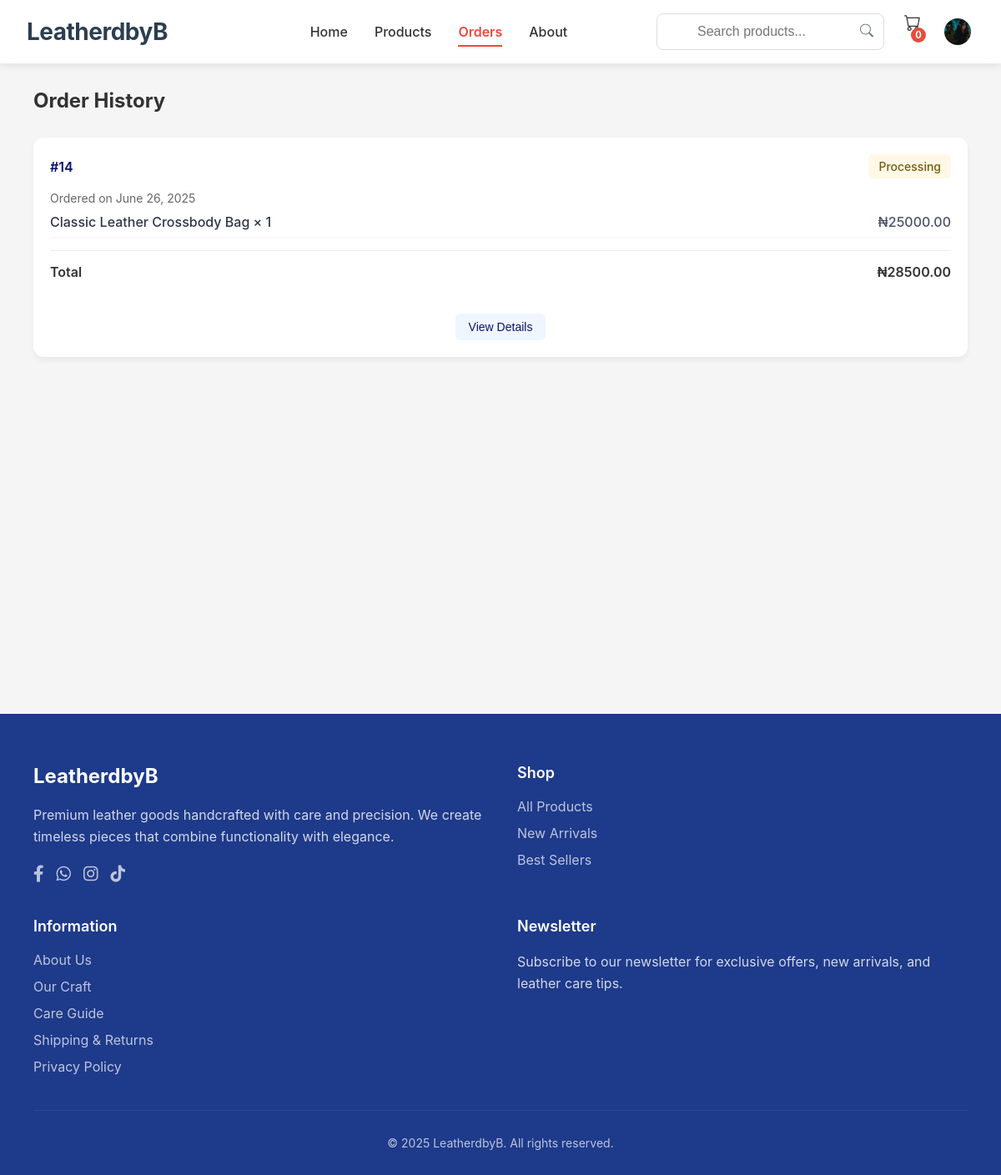
Before: /account/orders/ (signed in) with the older database file.
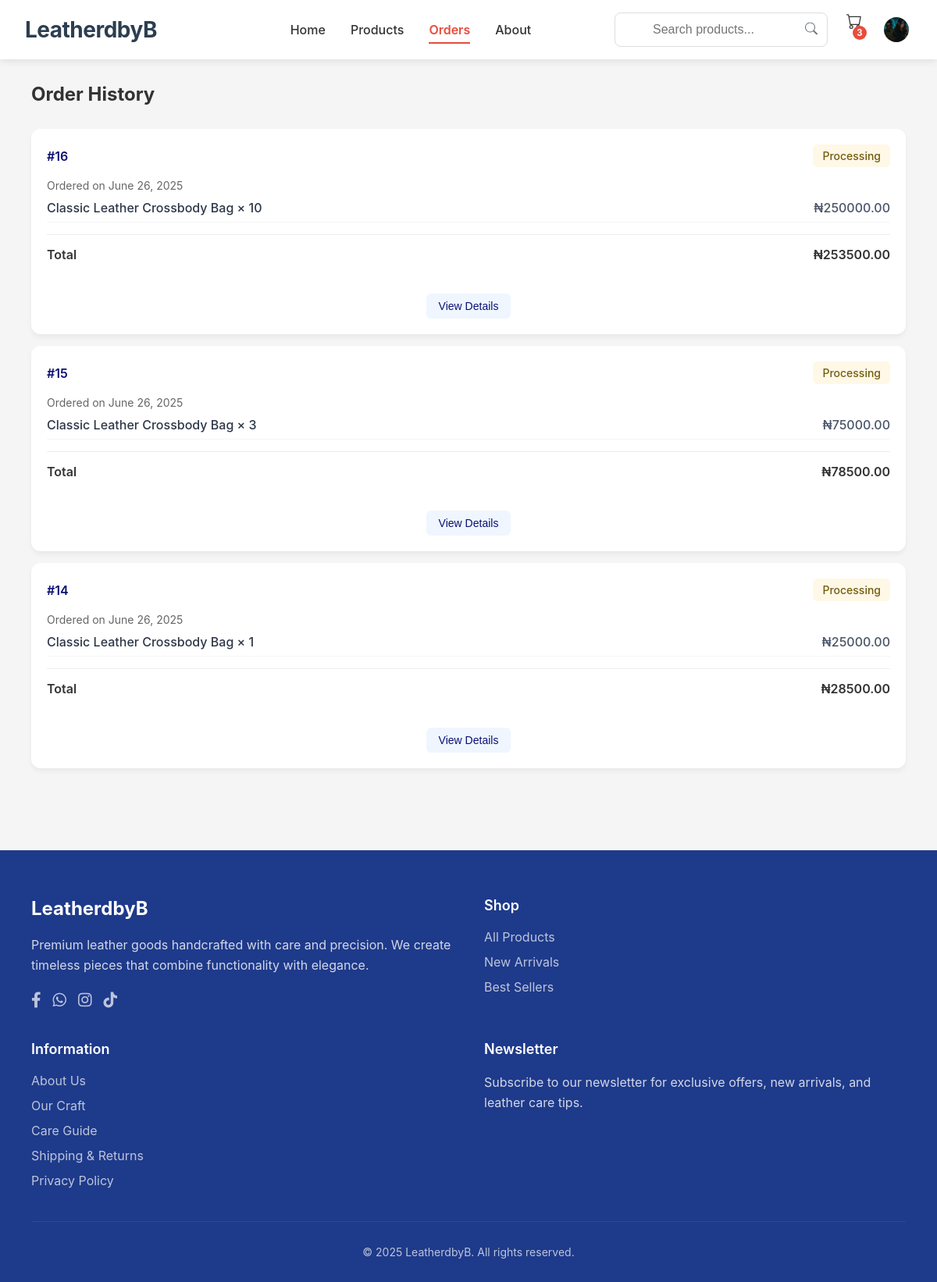
After: the same page with the newer database file.
### core/models.py (models this page shows, shortened)
class UserProfile(models.Model):
    email_notifications = models.BooleanField(default=True)
    user = models.OneToOneField(User, on_delete=models.CASCADE)
    phone = models.CharField(max_length=20, blank=True)
    date_of_birth = models.DateField(null=True, blank=True)
    class Gender(models.TextChoices):
        MALE = 'male', _('Male')
        FEMALE = 'female', _('Female')
        OTHER = 'other', _('Other')
        PREFER_NOT_TO_SAY = 'prefer_not_to_say', _('Prefer not to say')
    gender = models.CharField(
        max_length=20,
        choices=Gender.choices,
        blank=True
    )
    profile_image = models.ImageField(upload_to='profiles/', blank=True)

class Order(models.Model):
    user = models.ForeignKey(User, on_delete=models.CASCADE)
    address = models.ForeignKey(Address, on_delete=models.SET_NULL, null=True)
    total = models.DecimalField(max_digits=10, decimal_places=2)
    shipping = models.DecimalField(max_digits=10, decimal_places=2, default=2000)
    tax = models.DecimalField(max_digits=10, decimal_places=2, default=1500)
    created_at = models.DateTimeField(auto_now_add=True)
    class Status(models.TextChoices):
        PENDING = 'pending', _('Pending')
        PROCESSING = 'processing', _('Processing')
        SHIPPED = 'shipped', _('Shipped')
        DELIVERED = 'delivered', _('Delivered')
        CANCELLED = 'cancelled', _('Cancelled')
    status = models.CharField(
        max_length=20,
        choices=Status.choices,
        default=Status.PENDING
    )

class OrderItem(models.Model):
    order = models.ForeignKey(Order, related_name='items', on_delete=models.CASCADE)
    product = models.ForeignKey(Product, on_delete=models.SET_NULL, null=True)
    size = models.ForeignKey(Size, on_delete=models.SET_NULL, null=True, blank=True)  # 🔥 Add this line
    quantity = models.PositiveIntegerField()
    price = models.DecimalField(max_digits=10, decimal_places=2)
    @property
    def total_price(self):
        return self.price * self.quantity

class Product(models.Model):
    name = models.CharField(max_length=200)
    description = models.TextField()
    slug = models.SlugField(unique=True, blank=True)
    price = models.DecimalField(max_digits=10, decimal_places=2)
    category = models.ForeignKey(Category, on_delete=models.CASCADE)
    stock = models.PositiveIntegerField(default=0)
    rating = models.FloatField(default=0)
    sku = models.CharField(max_length=50, unique=True)
    featured = models.BooleanField(default=False)  # ✅ Add this line
    created_at = models.DateTimeField(auto_now_add=True)
    featured = models.BooleanField(default=False)
    updated_at = models.DateTimeField(auto_now=True)

### core/views.py (the view)
@login_required
def order_history(request):
    orders = Order.objects.filter(user=request.user).order_by('-created_at')
    context = {
        'orders': orders,
    }
    return render(request, 'orders/history.html', context)

### core/context_processors.py (called while the page is built)
def cart_context(request):
    cart = None
    total_items = 0
    if request.user.is_authenticated:
        cart = Cart.objects.filter(user=request.user).first()
    elif request.session.session_key:
        cart = Cart.objects.filter(session_key=request.session.session_key).first()
    if cart:
        total_items = cart.total_items
    return {'cart': cart, 'cart_total_items': total_items}

### core/models.py (called while the page is built)
    @property
    def total_items(self):
        return self.items.aggregate(total=models.Sum('quantity'))['total'] or 0

### core/templates/orders/history.html (shortened to what this page needs)
{% extends "base.html" %}
{% load static %}
{% block content %}
<div id="history" class="page">
    <h2 class="mb-30">Order History</h2>
    {% for order in orders %}
    <div class="history-item">
        <div class="order-header">
            <span class="order-id">#{{ order.id }}</span>
            <span class="order-status status-{{ order.status }}">
                {{ order.get_status_display }}
            </span>
        </div>
        <div class="order-date">Ordered on {{ order.created_at|date:"F j, Y" }}</div>
        <div class="order-items">
            {% for item in order.items.all %}
            <div class="order-item">
                <span class="order-item-name">{{ item.product.name }} × {{ item.quantity }}</span>
                <span class="order-item-price">₦{{ item.total_price|floatformat:2 }}</span>
            </div>
            {% endfor %}
        </div>
        <div class="order-total">
            <span>Total</span>
            <span>₦{{ order.total|floatformat:2 }}</span>
        </div>
        <div class="order-actions">
            <button class="action-btn reorder-btn" onclick="window.location.href='{% url 'order_detail' order.id %}'">
                View Details
            </button>
        </div>
    </div>
    {% endfor %}
</div>
{% endblock %}

### core/templates/base.html (shortened to what this page needs)
{% load static %}
<!DOCTYPE html>
<html lang="en">
<head>
    <link rel="stylesheet" href="https://cdnjs.cloudflare.com/ajax/libs/font-awesome/6.0.0/css/all.min.css">
    <link rel="stylesheet" href="{% static 'css/style.css' %}">
</head>
<body>
    {% include 'includes/header.html' %}
    <main class="main-content">
        {% block content %}{% endblock %}
    </main>
    {% include 'includes/footer.html' %}
</body>
</html>

### core/templates/includes/header.html (shortened to what this page needs)
<nav class="main-nav">
    <div class="nav-brand">
        <a href="{% url 'home' %}" class="logo">LeatherdbyB</a>
    </div>
    <div class="nav-primary">
        <a class="nav-item {% if request.path == '/' %}active{% endif %}" href="{% url 'home' %}">Home</a>
        <a class="nav-item {% if request.path == '/products/' %}active{% endif %}" href="{% url 'product_list' %}">Products</a>
        <a class="nav-item {% if request.path == '/account/orders/' %}active{% endif %}" href="{% url 'order_history' %}">Orders</a>
        <a class="nav-item {% if request.path == '/about/' %}active{% endif %}" href="{% url 'about' %}">About</a>
    </div>
    <div class="nav-secondary">
        <div class="search-container">
            <form method="GET" action="{% url 'product_list' %}" class="search-form">
                <input type="text" class="search-input" name="search" placeholder="Search products..."
                       value="{{ request.GET.search }}" aria-label="Search products">
                <button type="submit" class="search-button" aria-label="Submit search">
                    <svg xmlns="http://www.w3.org/2000/svg" width="16" height="16" fill="currentColor" viewBox="0 0 16 16">
                        <path d="M11.742 10.344a6.5 6.5 0 1 0-1.397 1.398h-.001c.03.04.062.078.098.115l3.85 3.85a1 1 0 0 0 1.415-1.414l-3.85-3.85a1.007 1.007 0 0 0-.115-.1zM12 6.5a5.5 5.5 0 1 1-11 0 5.5 5.5 0 0 1 11 0z"/>
                    </svg>
                </button>
            </form>
        </div>
        <div class="cart-container" onclick="window.location.href='{% url 'cart_detail' %}'">
            <div class="cart-icon">
                <span class="cart-badge">{{ cart_total_items }}</span>
            </div>
        </div>
        <div class="account-dropdown">
            <button class="account-toggle" aria-label="Account menu">
                {% if request.user.is_authenticated %}
                    {% if request.user.userprofile.profile_image %}
                        <img src="{{ request.user.userprofile.profile_image.url }}" alt="Profile" class="account-avatar">
                    {% endif %}
                {% endif %}
            </button>
        </div>
    </div>
</nav>

### core/templates/includes/footer.html (shortened to what this page needs)
<footer class="footer">
    <div class="footer-container">
        <div class="footer-col">
            <div class="footer-logo">LeatherdbyB</div>
            <p class="footer-about">
                Premium leather goods handcrafted with care and precision.
                We create timeless pieces that combine functionality with elegance.
            </p>
            <div class="footer-social">
                <a href="{% url 'external_redirect' %}?url=https://www.facebook.com/profile.php?id=100086048525337&mibextid=LQQJ4d" target="_blank" class="footer-social-link"><i class="fab fa-facebook-f"></i></a>
                <a href="{% url 'external_redirect' %}?url=https://wa.me/2347035883965?text=Hello%2C%20I%E2%80%99m%20interested%20in%20your%20leather%20products%20from%20LeatheredbyB.%20Please%20share%20more%20details%20about%20your%20collection%20and%20pricing." target="_blank" class="footer-social-link"><i class="fab fa-whatsapp"></i></a>
                <a href="{% url 'external_redirect' %}?url=https://instagram.com/leatheredby_b" target="_blank" class="footer-social-link"><i class="fab fa-instagram"></i></a>
                <a href="{% url 'external_redirect' %}?url=https://tiktok.com/@leatheredby_b" target="_blank" class="footer-social-link"><i class="fab fa-tiktok"></i></a>
            </div>
        </div>
        <div class="footer-col">
            <h3 class="footer-title">Shop</h3>
            <ul class="footer-links">
                <li class="footer-link-item"><a href="{% url 'product_list' %}" class="footer-link">All Products</a></li>
                <li class="footer-link-item"><a href="{% url 'product_list' %}?sort=newest" class="footer-link">New Arrivals</a></li>
                <li class="footer-link-item"><a href="{% url 'product_list' %}?sort=popular" class="footer-link">Best Sellers</a></li>
            </ul>
        </div>
        <div class="footer-col">
            <h3 class="footer-title">Information</h3>
            <ul class="footer-links">
                <li class="footer-link-item"><a href="{% url 'about' %}" class="footer-link">About Us</a></li>
                <li class="footer-link-item"><a href="{% url 'our_craft' %}" class="footer-link">Our Craft</a></li>
                <li class="footer-link-item"><a href="{% url 'care_guide' %}" class="footer-link">Care Guide</a></li>
                <li class="footer-link-item"><a href="{% url 'shipping_returns' %}" class="footer-link">Shipping & Returns</a></li>
                <li class="footer-link-item"><a href="{% url 'privacy_policy' %}" class="footer-link">Privacy Policy</a></li>
            </ul>
        </div>
        <div class="footer-col">
            <h3 class="footer-title">Newsletter</h3>
            <p style="opacity: 0.8; margin-bottom: 20px; line-height: 1.6;">
                Subscribe to our newsletter for exclusive offers, new arrivals, and leather care tips.
            </p>
        </div>
    </div>
    <div class="footer-bottom">
        &copy; {% now "Y" %} LeatherdbyB. All rights reserved.
    </div>
</footer>

### core/static/css/style.css (style rules this page uses)
* { margin: 0; padding: 0; box-sizing: border-box; }
body { font-family: -apple-system, BlinkMacSystemFont, 'Segoe UI', Roboto, sans-serif; background-color: #f5f5f5; color: #333; overflow-x: hidden; }
.logo { font-size: 28px; font-weight: bold; color: #0a1172; }
.search-input { width: 100%; padding: 10px 15px 10px 40px; border: 1px solid #ddd; border-radius: 8px; font-size: 14px; transition: all 0.3s; }
.cart-badge { position: relative; cursor: pointer; }
.main-content { padding: 30px 40px; min-height: calc(100vh - 80px); max-width: 1400px; margin: 0 auto; }
.cart-container { display: flex; gap: 30px; }
.history-item { background: white; border-radius: 12px; padding: 20px; margin-bottom: 15px; box-shadow: 0 4px 6px rgba(0,0,0,0.05); }
.order-header { display: flex; justify-content: space-between; align-items: center; margin-bottom: 15px; }
.order-id { font-weight: 600; color: #0a1172; }
.order-date { color: #666; font-size: 14px; }
.order-status { padding: 6px 12px; border-radius: 6px; font-size: 14px; font-weight: 500; }
.order-items { margin-top: 10px; }
.order-item { display: flex; justify-content: space-between; margin-bottom: 8px; padding-bottom: 8px; border-bottom: 1px solid #f5f5f5; }
.order-item-name { color: #666; }
.order-item-price { font-weight: 500; }
.order-total { display: flex; justify-content: space-between; margin-top: 15px; padding-top: 15px; border-top: 1px solid #eee; font-weight: 600; }
.order-actions { display: flex; gap: 10px; margin-top: 15px; }
.action-btn { padding: 8px 16px; border-radius: 6px; font-size: 14px; font-weight: 500; cursor: pointer; transition: all 0.2s; }
.reorder-btn { background: #eff6ff; color: #0a1172; border: none; }
.footer { background: #1e3a8a; color: white; padding: 60px 40px 30px; margin-top: 60px; }
.footer-container { max-width: 1400px; margin: 0 auto; display: grid; grid-template-columns: repeat(4, 1fr); gap: 40px; }
.footer-logo { font-size: 24px; font-weight: bold; margin-bottom: 20px; }
.footer-about { opacity: 0.8; line-height: 1.6; margin-bottom: 20px; }
.footer-social { display: flex; gap: 15px; }
.footer-social-link { color: white; font-size: 20px; opacity: 0.7; transition: all 0.2s; }
.footer-title { font-size: 18px; font-weight: 600; margin-bottom: 20px; }
.footer-links { list-style: none; }
.footer-link-item { margin-bottom: 12px; }
.footer-link { color: white; opacity: 0.7; text-decoration: none; transition: all 0.2s; }
.footer-bottom { text-align: center; padding-top: 30px; margin-top: 30px; border-top: 1px solid rgba(255,255,255,0.1); opacity: 0.7; font-size: 14px; }
.page { animation: fadeIn 0.3s ease-in; }
.mb-30 { margin-bottom: 30px; }
@media (max-width: 1200px) { .footer-container { grid-template-columns: repeat(2, 1fr); } }
.logo { font-size: 1.75rem; font-weight: bold; color: #0a1172; margin-right: 2rem; }
.search-input { width: 100%; padding: 0.75rem 1rem 0.75rem 3rem; border: 1px solid #ddd; border-radius: 8px; font-size: 1rem; transition: all 0.3s ease; }
.order-item-name { display: flex; align-items: center; }
.status-processing { background-color: #fef3c7; color: #92400e; }
.order-item { display: flex; align-items: center; }
.order-item-name { font-weight: 500; color: #2d3748; }
.order-item-price { color: #4a5568; }
.order-actions { display: flex; justify-content: center; gap: 1.5rem; margin-top: 2.5rem; flex-wrap: wrap; }
.status-processing { background: #fff8e6; color: #735c0f; }

Changed rows visible on the page:
added Order: id "16", status "Processing", created_at "June 26, 2025", total "253500.00"
added OrderItem: product.name "Classic Leather Crossbody Bag", quantity "10", total_price "250000.00", shown under "16"
added Order: id "15", status "Processing", created_at "June 26, 2025", total "78500.00"
added OrderItem: product.name "Classic Leather Crossbody Bag", quantity "3", total_price "75000.00", shown under "15"
Other visible differences:
{{ cart_total_items }}: "0" → "3"
